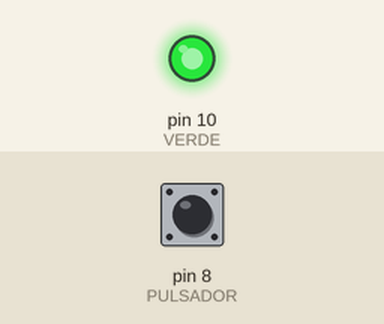
Simulated run of this sketch. Board: Arduino Uno, built with avr-gcc and run on an emulated ATmega328P. On the bench: output pins drawn as LEDs (lit = HIGH). The test bench sets the inputs (shaded band); at power-on: pin 8 (PULSADOR) LOW.

Above: at 1.2 s.
1.3 s: pin 8 (PULSADOR) pulled HIGH for 0.15 s
At 1.4 s:
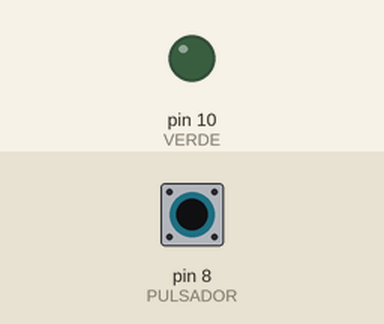
3.0 s: pin 8 (PULSADOR) pulled HIGH for 3.2 s
At 7.2 s:
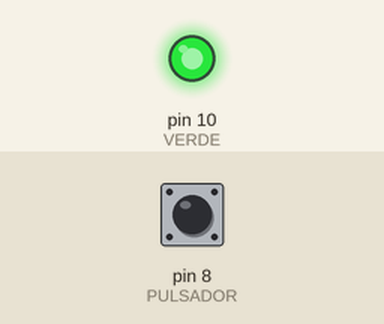
Timing chart, 0 to 8.7 s (numbered marks = the images above; inputs shaded):
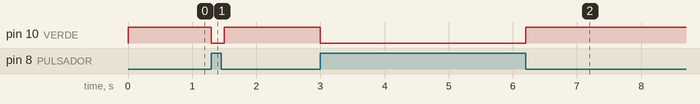

Measured:
- after the input at 1.3 s, pin 10 (VERDE): HIGH → LOW at once, → HIGH 0.20 s later
- after the input at 3.0 s, pin 10 (VERDE): HIGH → LOW at once, → HIGH 3.2 s later

The sketch:

antipulsador.LED.ino
```cpp
/*
 * Ao premer o pulsador
 * o LED encende.
 *
 * Só se pode empregar un
 * único digitalWrite()
 *
 */


#define VERDE 10
#define PULSADOR 8

int tempo = 100;
bool pulsacion = false;

void setup() {
  pinMode(VERDE, OUTPUT);
  pinMode(PULSADOR, INPUT);
}

void loop() {
  pulsacion = digitalRead(PULSADOR);
  digitalWrite(VERDE, !pulsacion);
  delay(tempo);
}
```
